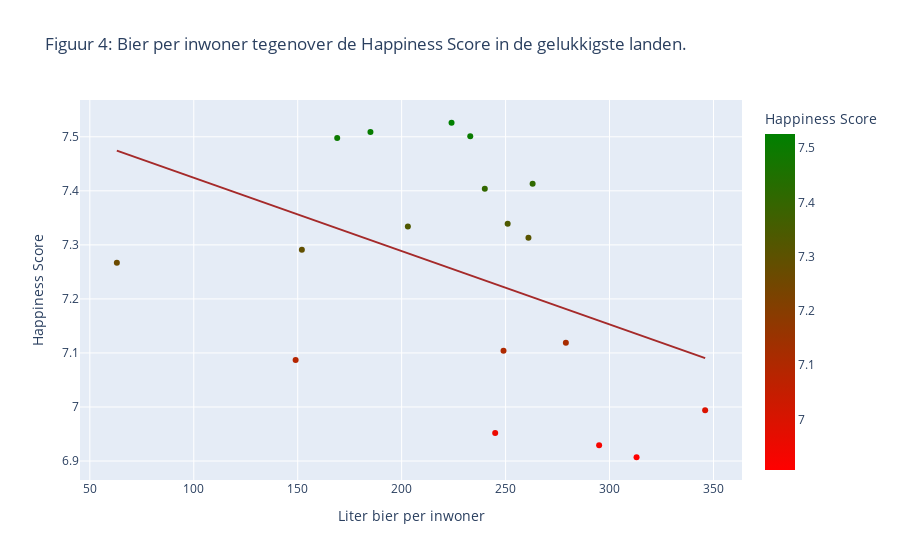

Write notebook code for a chart like this one.
### Markdown cell above
### Perspectief 2

### Code cell
collab_sorted = collab_df2.sort_values('Beer_PerCapita')
rijk_bierxhappiness_scatter = px.scatter(collab_sorted, y="Happiness Score", x="Beer_PerCapita", title = "Figuur 4: Bier per inwoner tegenover de Happiness Score in de gelukkigste landen.", trendline="ols", hover_data=[collab_sorted.index], trendline_color_override= "brown", color = "Happiness Score", color_continuous_scale= [ "red", "green"])
rijk_bierxhappiness_scatter.update_layout(xaxis_title = "Liter bier per inwoner")

### Figure 1 — Plotly figure (JSON) as saved in the notebook; plotly's stock layout.template omitted (floating-point values rounded to 4 significant figures)
{"data": [{"customdata": [["Israel"], ["Costa Rica"], ["Sweden"], ["Norway"], ["Switzerland"], ["New Zealand"], ["Denmark"], ["Iceland"], ["Canada"], ["Brazil"], ["United States"], ["Netherlands"], ["Australia"], ["Finland"], ["Austria"], ["Belgium"], ["Ireland"], ["Germany"]], "hovertemplate": "Beer_PerCapita=%{x}<br>Happiness Score=%{marker.color}<br>index=%{customdata[0]}<extra></extra>", "legendgroup": "", "marker": {"color": [7.267, 7.087, 7.291, 7.498, 7.509, 7.334, 7.526, 7.501, 7.404, 6.952, 7.104, 7.339, 7.313, 7.413, 7.119, 6.929, 6.907, 6.994], "coloraxis": "coloraxis", "symbol": "circle"}, "mode": "markers", "name": "", "orientation": "v", "showlegend": false, "type": "scatter", "x": [63, 149, 152, 169, 185, 203, 224, 233, 240, 245, 249, 251, 261, 263, 279, 295, 313, 346], "xaxis": "x", "y": [7.267, 7.087, 7.291, 7.498, 7.509, 7.334, 7.526, 7.501, 7.404, 6.952, 7.104, 7.339, 7.313, 7.413, 7.119, 6.929, 6.907, 6.994], "yaxis": "y"}, {"hovertemplate": "<b>OLS trendline</b><br>Happiness Score = -0.00135728 * Beer_PerCapita + 7.55994<br>R<sup>2</sup>=0.182510<br><br>Beer_PerCapita=%{x}<br>Happiness Score=%{y} <b>(trend)</b><extra></extra>", "legendgroup": "", "line": {"color": "brown"}, "marker": {"symbol": "circle"}, "mode": "lines", "name": "", "showlegend": false, "type": "scatter", "x": [63, 149, 152, 169, 185, 203, 224, 233, 240, 245, 249, 251, 261, 263, 279, 295, 313, 346], "xaxis": "x", "y": [7.474, 7.358, 7.354, 7.331, 7.309, 7.284, 7.256, 7.244, 7.234, 7.227, 7.222, 7.219, 7.206, 7.203, 7.181, 7.16, 7.135, 7.09], "yaxis": "y"}], "layout": {"coloraxis": {"colorbar": {"title": {"text": "Happiness Score"}}, "colorscale": [[0, "red"], [1, "green"]]}, "legend": {"tracegroupgap": 0}, "title": {"text": "Figuur 4: Bier per inwoner tegenover de Happiness Score in de gelukkigste landen."}, "xaxis": {"anchor": "y", "domain": [0, 1], "title": {"text": "Liter bier per inwoner"}}, "yaxis": {"anchor": "x", "domain": [0, 1], "title": {"text": "Happiness Score"}}}}
